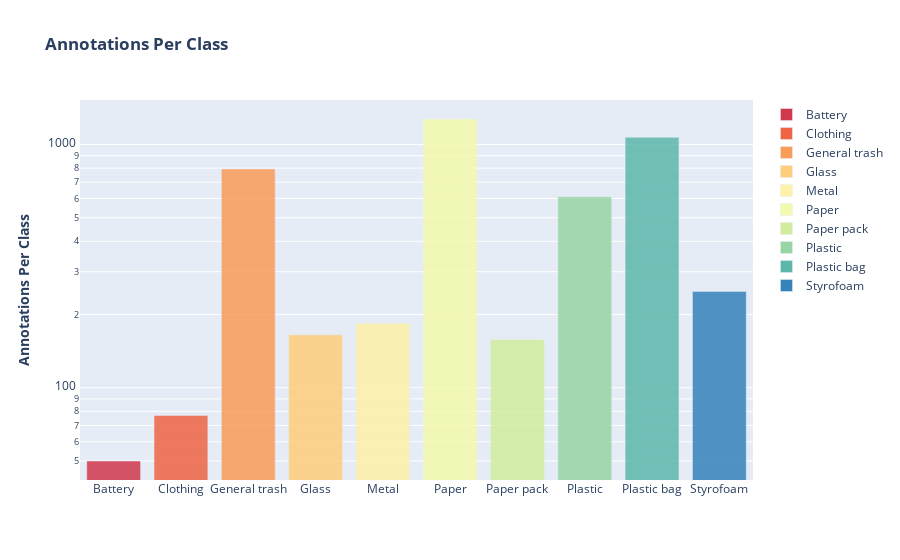

Notebook cell for this chart:
### Code cell
fig = px.bar(val_df.class_name.value_counts().sort_index(), 
             color=val_df.class_name.value_counts().sort_index().index, opacity=0.85,
             color_discrete_sequence=LABEL_COLORS, log_y=True,
             labels={"y":"Annotations Per Class", "x":""},
             title="<b>Annotations Per Class</b>",)
fig.update_layout(legend_title=None,
                  xaxis_title="",
                  yaxis_title="<b>Annotations Per Class</b>")

fig.show()

### Figure 1 — Plotly figure (JSON) as saved in the notebook; plotly's stock layout.template omitted (floating-point values rounded to 4 significant figures)
{"data": [{"alignmentgroup": "True", "hovertemplate": "color=Battery<br>index=%{x}<br>value=%{y}<extra></extra>", "legendgroup": "Battery", "marker": {"color": "rgb(208, 56, 78)", "opacity": 0.85, "pattern": {"shape": ""}}, "name": "Battery", "offsetgroup": "Battery", "orientation": "v", "showlegend": true, "textposition": "auto", "type": "bar", "x": ["Battery"], "xaxis": "x", "y": [50], "yaxis": "y"}, {"alignmentgroup": "True", "hovertemplate": "color=Clothing<br>index=%{x}<br>value=%{y}<extra></extra>", "legendgroup": "Clothing", "marker": {"color": "rgb(238, 100, 69)", "opacity": 0.85, "pattern": {"shape": ""}}, "name": "Clothing", "offsetgroup": "Clothing", "orientation": "v", "showlegend": true, "textposition": "auto", "type": "bar", "x": ["Clothing"], "xaxis": "x", "y": [77], "yaxis": "y"}, {"alignmentgroup": "True", "hovertemplate": "color=General trash<br>index=%{x}<br>value=%{y}<extra></extra>", "legendgroup": "General trash", "marker": {"color": "rgb(250, 155, 88)", "opacity": 0.85, "pattern": {"shape": ""}}, "name": "General trash", "offsetgroup": "General trash", "orientation": "v", "showlegend": true, "textposition": "auto", "type": "bar", "x": ["General trash"], "xaxis": "x", "y": [793], "yaxis": "y"}, {"alignmentgroup": "True", "hovertemplate": "color=Glass<br>index=%{x}<br>value=%{y}<extra></extra>", "legendgroup": "Glass", "marker": {"color": "rgb(254, 206, 124)", "opacity": 0.85, "pattern": {"shape": ""}}, "name": "Glass", "offsetgroup": "Glass", "orientation": "v", "showlegend": true, "textposition": "auto", "type": "bar", "x": ["Glass"], "xaxis": "x", "y": [165], "yaxis": "y"}, {"alignmentgroup": "True", "hovertemplate": "color=Metal<br>index=%{x}<br>value=%{y}<extra></extra>", "legendgroup": "Metal", "marker": {"color": "rgb(255, 241, 168)", "opacity": 0.85, "pattern": {"shape": ""}}, "name": "Metal", "offsetgroup": "Metal", "orientation": "v", "showlegend": true, "textposition": "auto", "type": "bar", "x": ["Metal"], "xaxis": "x", "y": [184], "yaxis": "y"}, {"alignmentgroup": "True", "hovertemplate": "color=Paper<br>index=%{x}<br>value=%{y}<extra></extra>", "legendgroup": "Paper", "marker": {"color": "rgb(244, 250, 173)", "opacity": 0.85, "pattern": {"shape": ""}}, "name": "Paper", "offsetgroup": "Paper", "orientation": "v", "showlegend": true, "textposition": "auto", "type": "bar", "x": ["Paper"], "xaxis": "x", "y": [1273], "yaxis": "y"}, {"alignmentgroup": "True", "hovertemplate": "color=Paper pack<br>index=%{x}<br>value=%{y}<extra></extra>", "legendgroup": "Paper pack", "marker": {"color": "rgb(209, 237, 156)", "opacity": 0.85, "pattern": {"shape": ""}}, "name": "Paper pack", "offsetgroup": "Paper pack", "orientation": "v", "showlegend": true, "textposition": "auto", "type": "bar", "x": ["Paper pack"], "xaxis": "x", "y": [158], "yaxis": "y"}, {"alignmentgroup": "True", "hovertemplate": "color=Plastic<br>index=%{x}<br>value=%{y}<extra></extra>", "legendgroup": "Plastic", "marker": {"color": "rgb(151, 213, 164)", "opacity": 0.85, "pattern": {"shape": ""}}, "name": "Plastic", "offsetgroup": "Plastic", "orientation": "v", "showlegend": true, "textposition": "auto", "type": "bar", "x": ["Plastic"], "xaxis": "x", "y": [610], "yaxis": "y"}, {"alignmentgroup": "True", "hovertemplate": "color=Plastic bag<br>index=%{x}<br>value=%{y}<extra></extra>", "legendgroup": "Plastic bag", "marker": {"color": "rgb(92, 183, 170)", "opacity": 0.85, "pattern": {"shape": ""}}, "name": "Plastic bag", "offsetgroup": "Plastic bag", "orientation": "v", "showlegend": true, "textposition": "auto", "type": "bar", "x": ["Plastic bag"], "xaxis": "x", "y": [1070], "yaxis": "y"}, {"alignmentgroup": "True", "hovertemplate": "color=Styrofoam<br>index=%{x}<br>value=%{y}<extra></extra>", "legendgroup": "Styrofoam", "marker": {"color": "rgb(54, 130, 186)", "opacity": 0.85, "pattern": {"shape": ""}}, "name": "Styrofoam", "offsetgroup": "Styrofoam", "orientation": "v", "showlegend": true, "textposition": "auto", "type": "bar", "x": ["Styrofoam"], "xaxis": "x", "y": [249], "yaxis": "y"}], "layout": {"barmode": "relative", "legend": {"title": {}, "tracegroupgap": 0}, "title": {"text": "<b>Annotations Per Class</b>"}, "xaxis": {"anchor": "y", "domain": [0, 1], "title": {"text": ""}}, "yaxis": {"anchor": "x", "domain": [0, 1], "title": {"text": "<b>Annotations Per Class</b>"}, "type": "log"}}}
